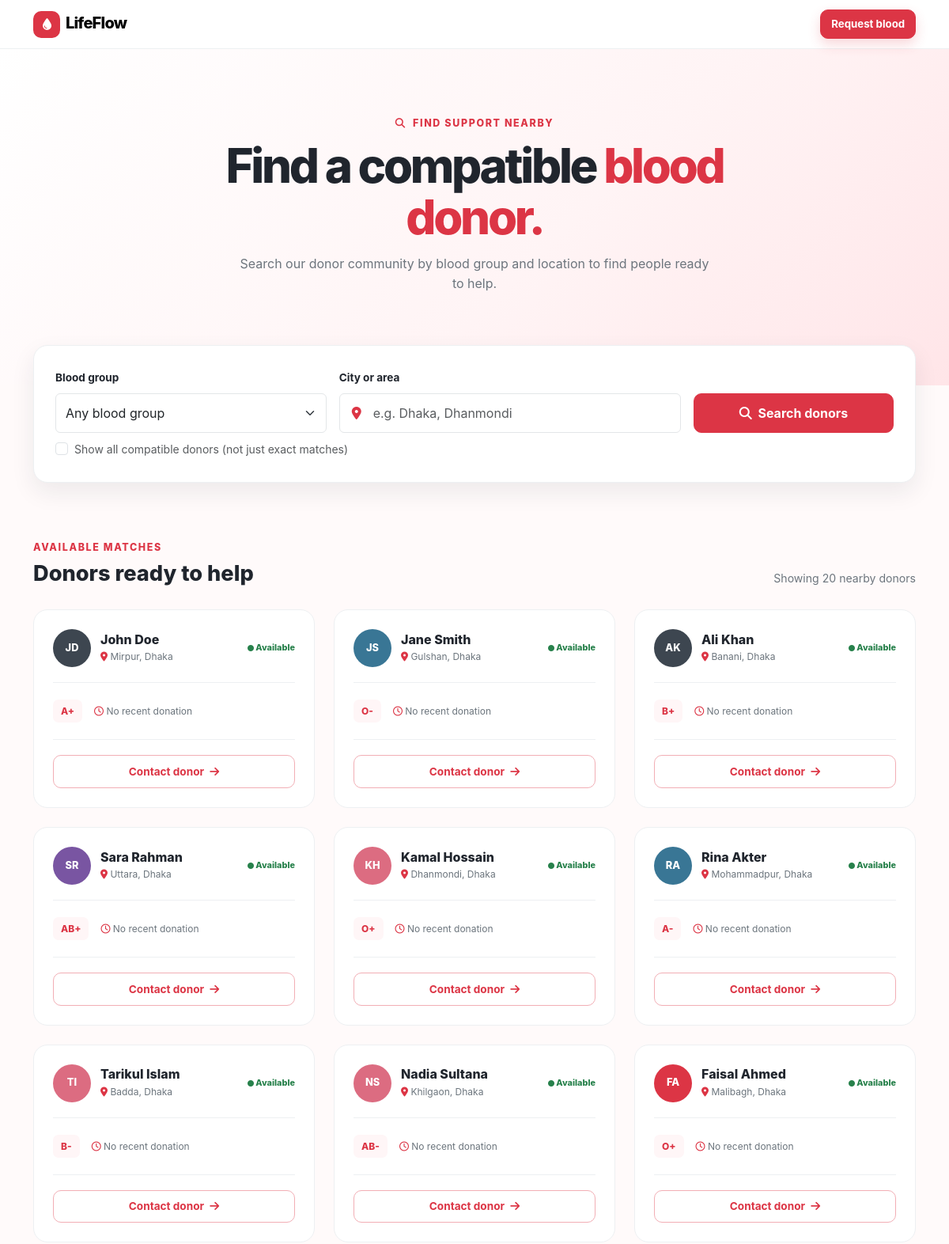
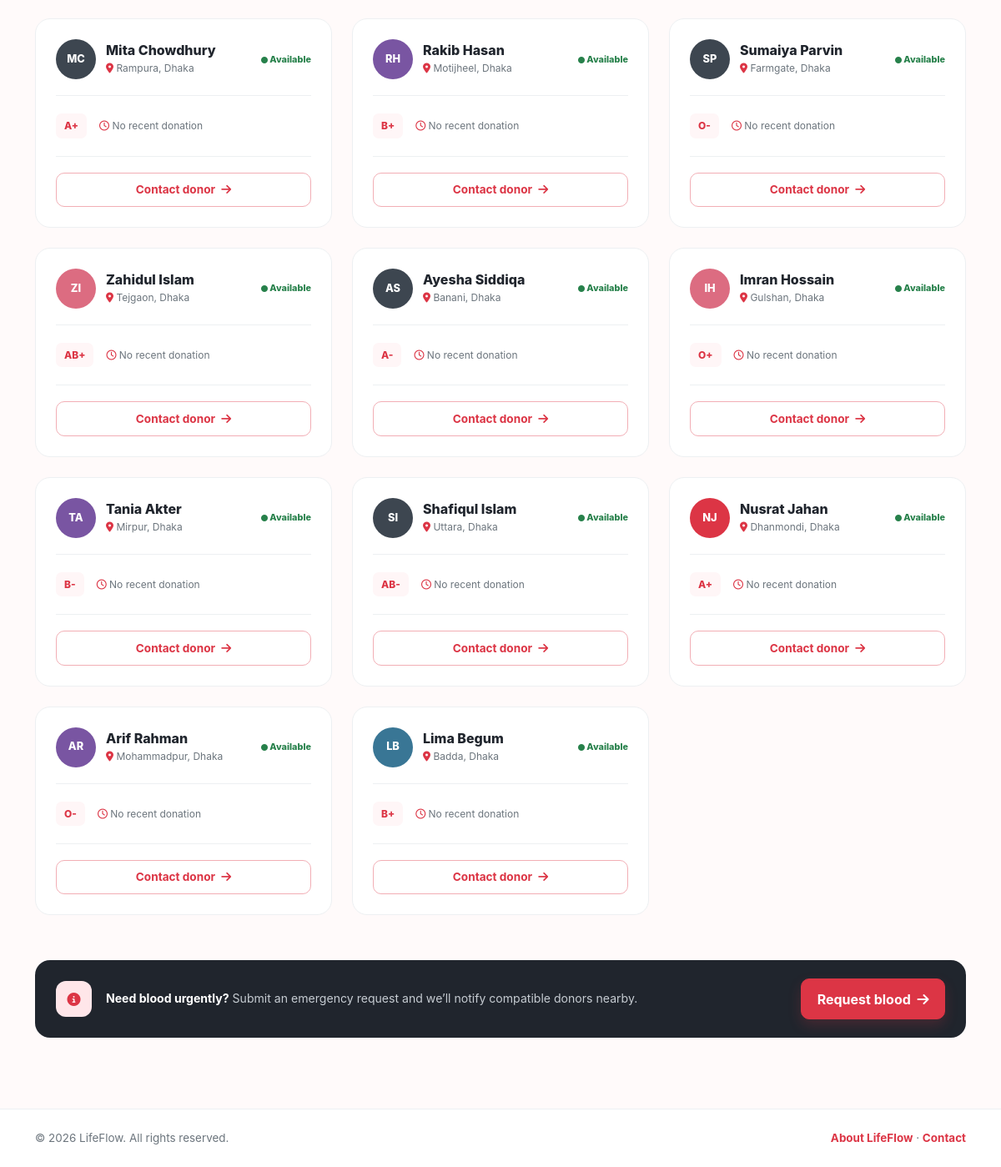
The page /search-donor.php on the database its author committed (2 pictures, top to bottom).
### tables this page shows
CREATE TABLE donors (
    id INT AUTO_INCREMENT PRIMARY KEY,
    full_name VARCHAR(100) NOT NULL,
    phone VARCHAR(20) NOT NULL,
    email VARCHAR(100) NOT NULL UNIQUE,
    dob DATE NOT NULL,
    blood_group VARCHAR(5) NOT NULL,
    weight INT NOT NULL CHECK (weight >= 50),
    last_donation DATE,
    health_notes TEXT,
    city VARCHAR(50) NOT NULL,
    area VARCHAR(50) NOT NULL,
    availability_status VARCHAR(20) DEFAULT 'Available',
    password VARCHAR(255) NOT NULL,
    created_at TIMESTAMP DEFAULT CURRENT_TIMESTAMP,
    CHECK (blood_group IN ('A+', 'A-', 'B+', 'B-', 'AB+', 'AB-', 'O+', 'O-'))
);

### search-donor.php (the view, shortened to what this page needs)
<?php
require_once 'includes/db.php';
$searchLocation = trim($_GET['searchLocation'] ?? '');
$matchType = $_GET['matchType'] ?? 'exact';
$query = "SELECT * FROM donors WHERE availability_status = 'Available'";
$params = [];
$query .= " ORDER BY created_at DESC";
try {
    $stmt = $pdo->prepare($query);
    $stmt->execute($params);
    $donors = $stmt->fetchAll(PDO::FETCH_ASSOC);
} catch (PDOException $e) {
    $donors = [];
}
function getAvatarClass($name) {
    $classes = ['avatar-red', 'avatar-pink', 'avatar-dark', 'avatar-gold', 'avatar-blue', 'avatar-purple'];
    return $classes[strlen($name) % count($classes)];
}
function getInitials($name) {
    $words = explode(' ', $name);
    $initials = '';
    foreach ($words as $w) {
        $initials .= strtoupper($w[0] ?? '');
        if (strlen($initials) >= 2) break;
    }
    return $initials;
}
?>
<!doctype html>
<html lang="en">
<head>
    <link href="https://cdn.jsdelivr.net/npm/bootstrap@5.3.3/dist/css/bootstrap.min.css" rel="stylesheet">
    <link href="https://cdnjs.cloudflare.com/ajax/libs/font-awesome/6.5.2/css/all.min.css" rel="stylesheet">
    <link href="assets/css/main.css" rel="stylesheet">
    <link href="assets/css/search-donor.css" rel="stylesheet">
</head>
<body class="donor-search-page">
    <nav class="navbar navbar-expand-lg lifeflow-nav donor-search-nav" aria-label="Primary navigation">
        <div class="container"><a class="navbar-brand" href="index.html"><span class="brand-mark"><i class="fa-solid fa-droplet"></i></span>LifeFlow</a><a class="btn btn-danger btn-sm" href="blood-request.php">Request blood</a></div>
    </nav>
    <main>
        <section class="search-hero"><div class="container text-center"><span class="section-kicker"><i class="fa-solid fa-magnifying-glass me-1"></i> Find support nearby</span><h1>Find a compatible <span class="text-danger">blood donor.</span></h1><p>Search our donor community by blood group and location to find people ready to help.</p></div></section>
        <section class="search-content"><div class="container">
            <form class="search-box" id="donorSearch" method="GET" action="search-donor.php">
                <div class="row g-3 align-items-end">
                    <div class="col-md-4">
                        <label class="form-label" for="searchBlood">Blood group</label>
                        <select class="form-select" id="searchBlood" name="searchBlood">
                            <option value="">Any blood group</option>
                        </select>
                    </div>
                    <div class="col-md-5">
                        <label class="form-label" for="searchLocation">City or area</label>
                        <div class="search-input-wrap">
                            <i class="fa-solid fa-location-dot"></i>
                            <input class="form-control" id="searchLocation" name="searchLocation" type="search" placeholder="e.g. Dhaka, Dhanmondi" value="<?= htmlspecialchars($searchLocation) ?>">
                        </div>
                    </div>
                    <div class="col-md-3">
                        <button class="btn btn-danger w-100 search-button" type="submit"><i class="fa-solid fa-magnifying-glass me-1"></i> Search donors</button>
                    </div>
                    <div class="col-12 mt-2">
                        <div class="form-check">
                            <input class="form-check-input" type="checkbox" id="matchType" name="matchType" value="compatible" <?= $matchType === 'compatible' ? 'checked' : '' ?>>
                            <label class="form-check-label text-muted small" for="matchType">
                                Show all compatible donors (not just exact matches)
                            </label>
                        </div>
                    </div>
                </div>
            </form>
            <div class="results-header"><div><span class="section-kicker">Available matches</span><h2>Donors ready to help</h2></div><p id="resultCount">Showing <?= count($donors) ?> nearby <?= count($donors) === 1 ? 'donor' : 'donors' ?></p></div>
            <div class="row g-4" id="donorResults">
                <?php if (count($donors) > 0): ?>
                    <?php foreach ($donors as $donor): ?>
                        <div class="col-md-6 col-xl-4 donor-item">
                            <article class="donor-card">
                                <div class="donor-card-top">
                                    <div class="donor-avatar <?= getAvatarClass($donor['full_name']) ?>"><?= getInitials($donor['full_name']) ?></div>
                                    <div>
                                        <h3><?= htmlspecialchars($donor['full_name']) ?></h3>
                                        <p><i class="fa-solid fa-location-dot"></i> <?= htmlspecialchars($donor['area'] . ', ' . $donor['city']) ?></p>
                                    </div>
                                    <span class="availability-status"><i class="fa-solid fa-circle"></i> Available</span>
                                </div>
                                <div class="donor-details">
                                    <span class="blood-badge"><?= htmlspecialchars($donor['blood_group']) ?></span>
                                    <span><i class="fa-regular fa-clock"></i>
                                        <?php
                                            if ($donor['last_donation']) {
                                                echo 'Last donated ' . date('M j, Y', strtotime($donor['last_donation']));
                                            } else {
                                                echo 'No recent donation';
                                            }
                                        ?>
                                    </span>
                                </div>
                                <button class="btn btn-outline-danger w-100 contact-donor" type="button" data-donor="<?= htmlspecialchars($donor['full_name']) ?>">Contact donor <i class="fa-solid fa-arrow-right ms-1"></i></button>
                            </article>
                        </div>
                    <?php endforeach; ?>
                <?php else: ?>
                    <div class="empty-results"><i class="fa-solid fa-magnifying-glass"></i><h3>No matching donors found</h3><p>Try a different blood group or a broader location search.</p><a class="btn btn-outline-danger" href="search-donor.php">Clear search</a></div>
                <?php endif; ?>
            </div>
            <div class="search-help"><div class="search-help-icon"><i class="fa-solid fa-circle-info"></i></div><p><strong>Need blood urgently?</strong> Submit an emergency request and we’ll notify compatible donors nearby.</p><a class="btn btn-danger" href="blood-request.php">Request blood <i class="fa-solid fa-arrow-right ms-1"></i></a></div>
        </div></section>
    </main>
    <footer class="search-footer"><div class="container d-flex flex-column flex-sm-row justify-content-between gap-2"><span>© 2026 LifeFlow. All rights reserved.</span><span><a href="about.html">About LifeFlow</a> · <a href="contact.php">Contact</a></span></div></footer>
</body>
</html>

### assets/css/main.css (style rules this page uses)
:root { --primary: #dc3545; --primary-dark: #b52a38; --ink: #20252d; --muted: #6c757d; --surface: #fff; --soft: #fff6f7; --line: #edf0f2; --shadow: 0 12px 30px rgba(31, 42, 55, .08); --radius: 18px }
* { box-sizing: border-box }
html { scroll-behavior: smooth }
body { margin: 0; font-family: Inter, system-ui, -apple-system, BlinkMacSystemFont, "Segoe UI", sans-serif; color: var(--ink); background: #fff; line-height: 1.6 }
.section-kicker { color: var(--primary); font-size: .78rem; font-weight: 800; letter-spacing: .13em; text-transform: uppercase }
.lifeflow-nav { background: rgba(255, 255, 255, .93); backdrop-filter: blur(14px); border-bottom: 1px solid transparent; transition: .25s }
.navbar-brand { font-weight: 800; letter-spacing: -.04em }
.brand-mark { display: inline-grid; place-items: center; width: 34px; height: 34px; margin-right: 7px; border-radius: 10px; color: #fff; background: var(--primary); font-size: .92rem }
.btn { border-radius: 10px; font-weight: 700; padding: .7rem 1.15rem; transition: transform .2s, box-shadow .2s }
.btn-danger { background: var(--primary); border-color: var(--primary); box-shadow: 0 7px 16px rgba(220, 53, 69, .2) }
.btn-outline-danger { color: var(--primary); border-color: #f2aeb5 }

### rows shown on the page
donors: full_name "JD", full_name "John Doe", area+city "Mirpur, Dhaka", blood_group "A+", shows "No recent donation"
donors: full_name "JS", full_name "Jane Smith", area+city "Gulshan, Dhaka", blood_group "O-", shows "No recent donation"
donors: full_name "AK", full_name "Ali Khan", area+city "Banani, Dhaka", blood_group "B+", shows "No recent donation"
donors: full_name "SR", full_name "Sara Rahman", area+city "Uttara, Dhaka", blood_group "AB+", shows "No recent donation"
donors: full_name "KH", full_name "Kamal Hossain", area+city "Dhanmondi, Dhaka", blood_group "O+", shows "No recent donation"
donors: full_name "RA", full_name "Rina Akter", area+city "Mohammadpur, Dhaka", blood_group "A-", shows "No recent donation"
donors: full_name "TI", full_name "Tarikul Islam", area+city "Badda, Dhaka", blood_group "B-", shows "No recent donation"
donors: full_name "NS", full_name "Nadia Sultana", area+city "Khilgaon, Dhaka", blood_group "AB-", shows "No recent donation"
donors: full_name "FA", full_name "Faisal Ahmed", area+city "Malibagh, Dhaka", blood_group "O+", shows "No recent donation"
donors: full_name "MC", full_name "Mita Chowdhury", area+city "Rampura, Dhaka", blood_group "A+", shows "No recent donation"
donors: full_name "RH", full_name "Rakib Hasan", area+city "Motijheel, Dhaka", blood_group "B+", shows "No recent donation"
donors: full_name "SP", full_name "Sumaiya Parvin", area+city "Farmgate, Dhaka", blood_group "O-", shows "No recent donation"
donors: full_name "ZI", full_name "Zahidul Islam", area+city "Tejgaon, Dhaka", blood_group "AB+", shows "No recent donation"
donors: full_name "AS", full_name "Ayesha Siddiqa", area+city "Banani, Dhaka", blood_group "A-", shows "No recent donation"
donors: full_name "IH", full_name "Imran Hossain", area+city "Gulshan, Dhaka", blood_group "O+", shows "No recent donation"
donors: full_name "TA", full_name "Tania Akter", area+city "Mirpur, Dhaka", blood_group "B-", shows "No recent donation"
donors: full_name "SI", full_name "Shafiqul Islam", area+city "Uttara, Dhaka", blood_group "AB-", shows "No recent donation"
donors: full_name "NJ", full_name "Nusrat Jahan", area+city "Dhanmondi, Dhaka", blood_group "A+", shows "No recent donation"
donors: full_name "AR", full_name "Arif Rahman", area+city "Mohammadpur, Dhaka", blood_group "O-", shows "No recent donation"
donors: full_name "LB", full_name "Lima Begum", area+city "Badda, Dhaka", blood_group "B+", shows "No recent donation"

### other values the page prints
count($donors) "20"
